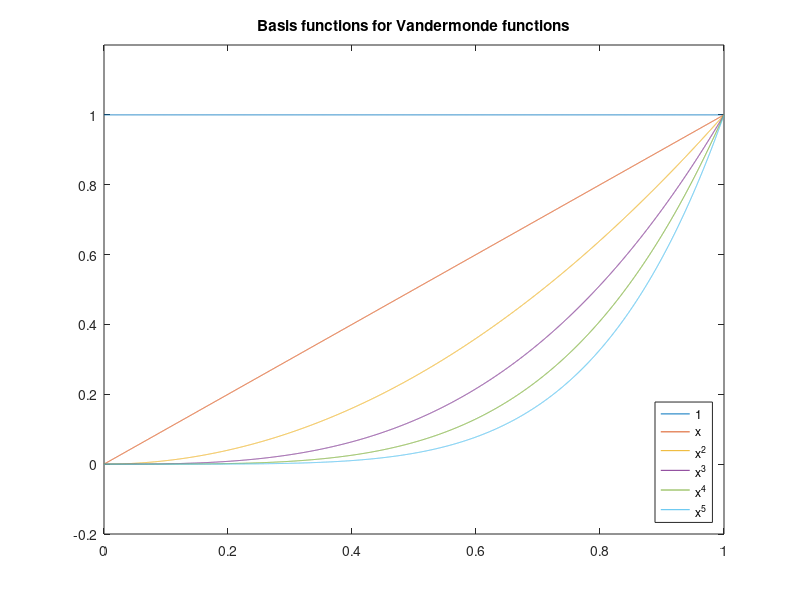
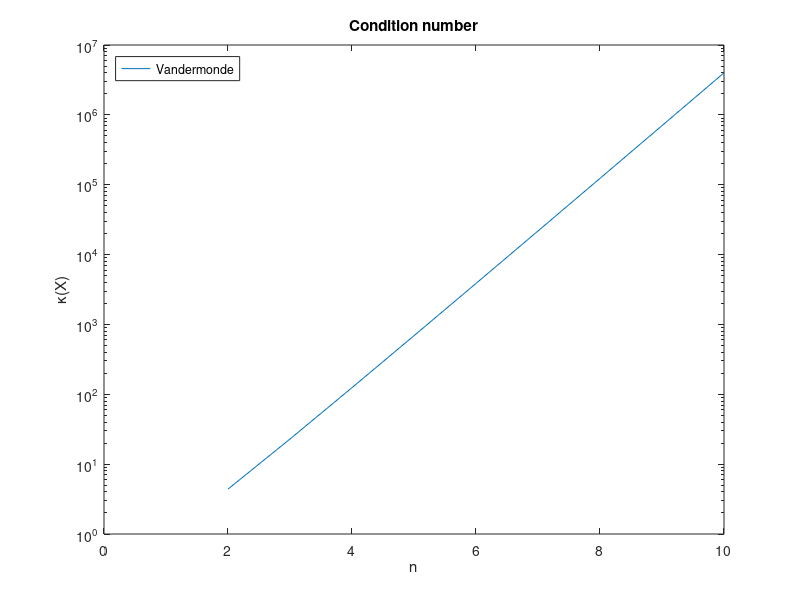

Recreate these plots in MATLAB, in order.
m = 5000;
for n= 2:10
    x = zeros(m,1);
    h = 1/(m-1);
    x(1) = 0;
    for i=2:m
        x(i) = x(i-1) + h;
    end
    X = zeros(m,n);
    X(:,1) = ones(m,1);
    for j = 2:n
        X(:,j) = X(:,j-1) .* x;
    end
    kappa(n,1) = cond(X)
end

plot(x,X(:,1));
hold on
plot(x,X(:,2));
plot(x,X(:,3));
plot(x,X(:,4));
plot(x,X(:,5));
plot(x,X(:,6));
title('Basis functions for Vandermonde functions');
legend( '1', 'x', 'x^2', 'x^3', 'x^4', 'x^5', 'Location','southeast');
axis( [0,1,-0.2,1.2] );
figure
semilogy([1:n],kappa)
title('Condition number');
xlabel('n');
ylabel('\kappa(X)');
legend( 'Vandermonde', 'Location', 'northwest')


